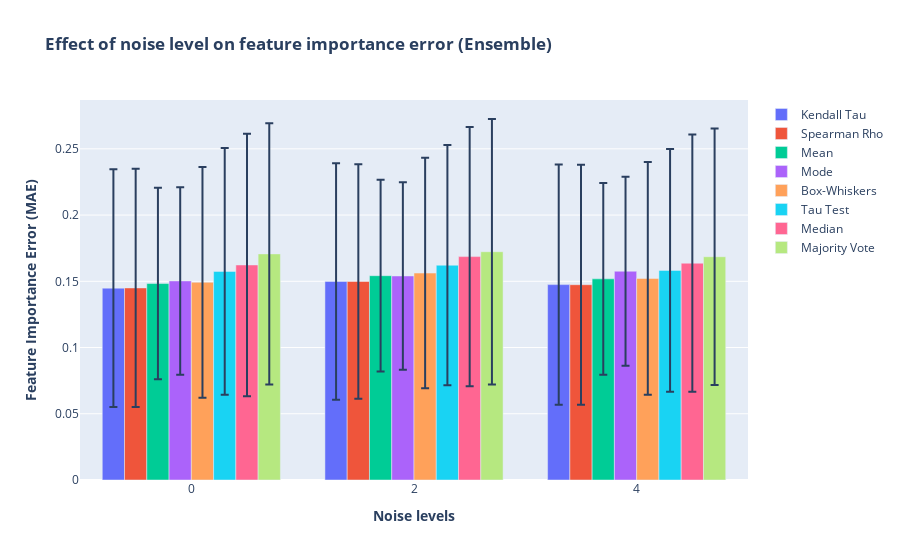

The code cell stored with this chart in its notebook:
### Code cell
# Create figure with secondary y-axis
noise = ['0', '2', '4']
fig = make_subplots(specs=[[{"secondary_y": False}]])
# Add traces
def figure_add_traces(x, y, name, err):
    for i in range(len(name)):
        fig.add_trace(
            go.Bar(x=x, y=y[i], name=name[i], offsetgroup= f"{i}",
                   error_y=dict(type='data', array=err[i]),showlegend=True), secondary_y=False
        )

    
y = [kendall_noise_mean, spearman_noise_mean, mean_noise_mean, mode_noise_mean, box_noise_mean, tau_noise_mean,
     median_noise_mean, maj_noise_mean]

err = [kendall_noise_std, spearman_noise_std, mean_noise_std, mode_noise_std, box_noise_std, tau_noise_std,
       median_noise_std, maj_noise_std]
name = ["Kendall Tau", "Spearman Rho", "Mean", "Mode", "Box-Whiskers", 'Tau Test', 'Median','Majority Vote']

figure_add_traces(noise, y, name, err)


# Add figure title
fig.update_layout(
    title_text="<b>Effect of noise level on feature importance error (Ensemble)</b>",
    barmode='group'
)
# fig.update_traces(texttemplate='%{text:.2s}', textposition='outside')
# fig.update_layout(uniformtext_minsize=8, uniformtext_mode='hide')


# Set x-axis title
fig.update_xaxes(title_text="<b>Noise levels</b>")

# Set y-axes titles
fig.update_yaxes(title_text="<b>Feature Importance Error (MAE)</b>", secondary_y=False)
#fig.update_yaxes(title_text="<b>SHAP Error</b>", secondary_y=True)


fig.show()

### Figure 1 — Plotly figure (JSON) as saved in the notebook; plotly's stock layout.template omitted (floating-point values rounded to 4 significant figures)
{"data": [{"error_y": {"array": [0.08973, 0.08928, 0.09068], "type": "data"}, "name": "Kendall Tau", "offsetgroup": "0", "showlegend": true, "type": "bar", "x": ["0", "2", "4"], "xaxis": "x", "y": [0.1448, 0.1499, 0.1475], "yaxis": "y"}, {"error_y": {"array": [0.08988, 0.08856, 0.09059], "type": "data"}, "name": "Spearman Rho", "offsetgroup": "1", "showlegend": true, "type": "bar", "x": ["0", "2", "4"], "xaxis": "x", "y": [0.145, 0.1498, 0.1474], "yaxis": "y"}, {"error_y": {"array": [0.0723, 0.07237, 0.07234], "type": "data"}, "name": "Mean", "offsetgroup": "2", "showlegend": true, "type": "bar", "x": ["0", "2", "4"], "xaxis": "x", "y": [0.1483, 0.1542, 0.1519], "yaxis": "y"}, {"error_y": {"array": [0.07081, 0.07074, 0.07135], "type": "data"}, "name": "Mode", "offsetgroup": "3", "showlegend": true, "type": "bar", "x": ["0", "2", "4"], "xaxis": "x", "y": [0.1503, 0.154, 0.1576], "yaxis": "y"}, {"error_y": {"array": [0.08709, 0.087, 0.08782], "type": "data"}, "name": "Box-Whiskers", "offsetgroup": "4", "showlegend": true, "type": "bar", "x": ["0", "2", "4"], "xaxis": "x", "y": [0.1493, 0.1562, 0.1522], "yaxis": "y"}, {"error_y": {"array": [0.09313, 0.09067, 0.09169], "type": "data"}, "name": "Tau Test", "offsetgroup": "5", "showlegend": true, "type": "bar", "x": ["0", "2", "4"], "xaxis": "x", "y": [0.1575, 0.1621, 0.1582], "yaxis": "y"}, {"error_y": {"array": [0.09915, 0.09783, 0.09714], "type": "data"}, "name": "Median", "offsetgroup": "6", "showlegend": true, "type": "bar", "x": ["0", "2", "4"], "xaxis": "x", "y": [0.1623, 0.1686, 0.1637], "yaxis": "y"}, {"error_y": {"array": [0.09864, 0.1002, 0.09678], "type": "data"}, "name": "Majority Vote", "offsetgroup": "7", "showlegend": true, "type": "bar", "x": ["0", "2", "4"], "xaxis": "x", "y": [0.1707, 0.1723, 0.1686], "yaxis": "y"}], "layout": {"barmode": "group", "title": {"text": "<b>Effect of noise level on feature importance error (Ensemble)</b>"}, "xaxis": {"anchor": "y", "domain": [0, 1], "title": {"text": "<b>Noise levels</b>"}}, "yaxis": {"anchor": "x", "domain": [0, 1], "title": {"text": "<b>Feature Importance Error (MAE)</b>"}}}}
